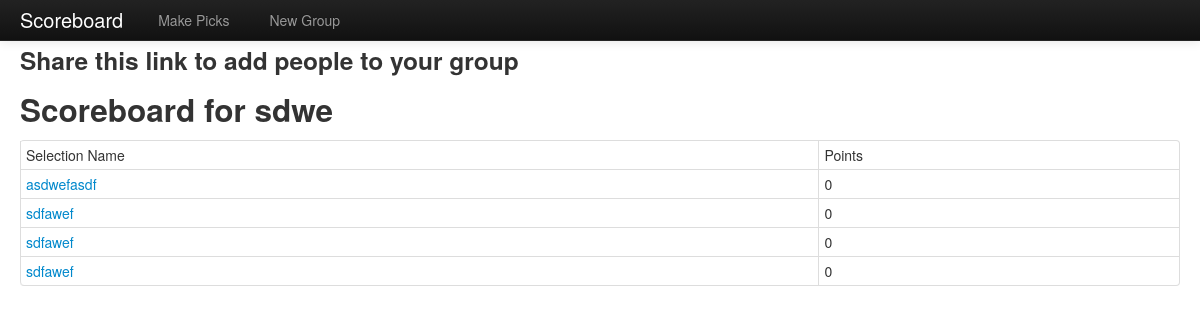
Page /9a04e3e448 on the earlier database version.
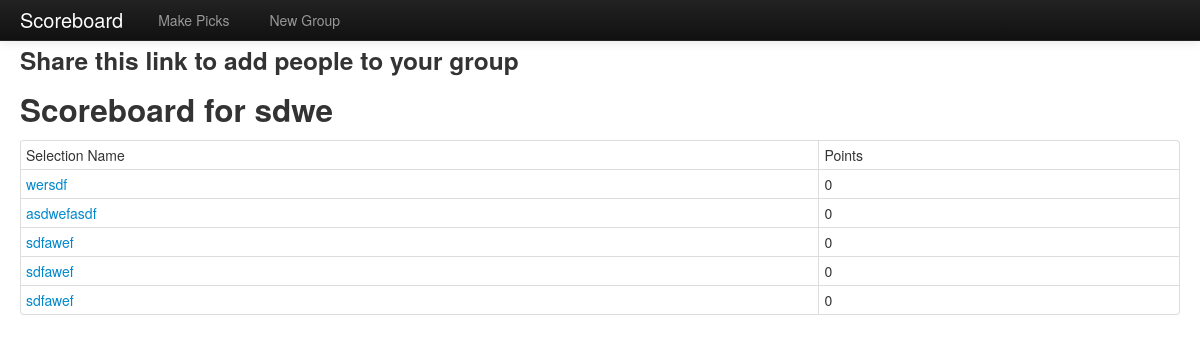
Same page on the later database version.
### src/models.py (models this page shows, shortened)
class Selection(db.Model):
    id = db.Column(db.Integer, primary_key=True)
    group_id = db.Column(db.Integer)
    name = db.Column(db.String(80))
    group_id = db.Column(db.Integer)
    points = db.Column(db.Integer)

### src/watchparty.py (the view)
@app.route('/<string:hash_name>', methods=["GET"])
def scoreboard(hash_name):
    group = db.session.query(Group).filter(Group.hash_name == hash_name).one()
    selections = db.session.query(Selection).filter(Selection.group_id == group.id)\
        .order_by(Selection.points).all()[::-1]
    return render_template('scoreboard.html', group=group, selections=selections)

### src/templates/scoreboard.html (shortened to what this page needs)
<!DOCTYPE html>
<html>
<head>
    <link href="/static/css/bootstrap.css" rel="stylesheet">
</head>
<body>
<div class="navbar navbar-fixed-top navbar-inverse">
    <div class="navbar-inner">
        <div class="container-fluid">
            <a class="brand" href="/{{ group.hash_name }}">Scoreboard</a>
            <div class="nav-collapse">
                <ul class="nav">
                    <li><a href="{{group.hash_name}}/selection/create">Make Picks</a></li>
                </ul>
            </div>
            <div class="nav-collapse">
                <ul class="nav">
                    <li><a href="/">New Group</a></li>
                </ul>
            </div>
        </div>
    </div>
</div>
<div class="container-fluid">
    <h2></h2><br>
    <h3>Share this link to add people to your group</h3>
    <h2>Scoreboard for {{ group.name }}</h2>
    <table class="table table-hover table-condensed table-bordered">
        <thead>
        <tr>
            <td>Selection Name</td>
            <td>Points</td>
        </tr>
        </thead>
        {% for selection in selections %}
            <tr>
            <td><a href="/{{ group.hash_name }}/selection/{{ selection.id }}">{{ selection.name }}</a></td>
            <td>{{ selection.points }}</td>
            </tr>
    {% endfor %}
    </table>
</div>
</body>
</html>

Differences in the rows shown:
added Selection: name "wersdf", points "0"
